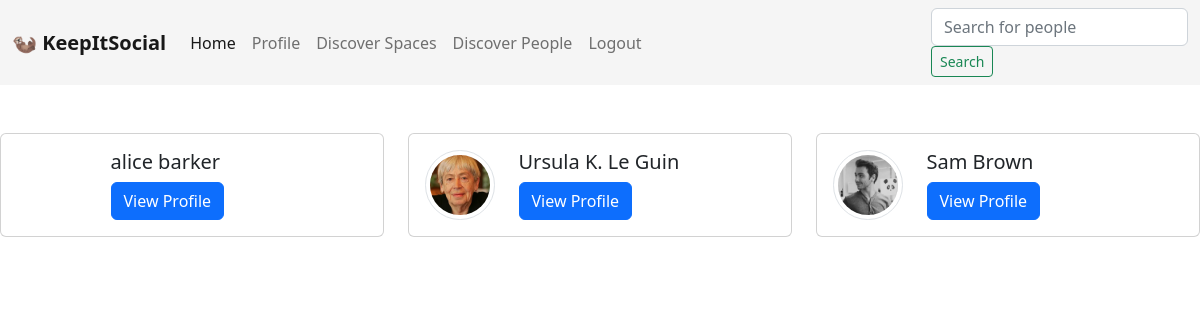
/people/ (signed in), run on the app's committed database.
### application/models.py (models this page shows, shortened)
class UserProfile(models.Model):
    id = models.AutoField(primary_key=True)
    user = models.OneToOneField(User, on_delete=models.CASCADE, related_name='profile')
    profile_picture = models.ImageField(upload_to='profiles/', blank=True, null=True)
    bio = models.TextField(blank=True)
    followers = models.ManyToManyField("UserProfile", related_name='following', blank=True)

### application/views.py (the view)
# urls.py: path('people/', views.people_list, name='people_list'),
@login_required
def people_list(request):
    profiles = UserProfile.objects.all()
    return render(request, 'application/people.html', {'profiles': profiles})

### application/templates/application/people.html (shortened to what this page needs)
{% extends "application/base.html" %}
{% block body_content %}
{% if user.is_authenticated %}
    <nav class="navbar navbar-expand-lg" style="background-color: whitesmoke;">
        <div class="container-fluid">
            <a class="navbar-brand" href="/"><strong>🦦 KeepItSocial</strong></a>
            <div class="collapse navbar-collapse" id="navbarNavAltMarkup">
                <div class="navbar-nav">
                    <a class="nav-link active" aria-current="page" href="/home">Home</a>
                    <a class="nav-link" href="/user/{{ user.id}}">Profile</a>
                    <a class="nav-link" href="/spaces/">Discover Spaces</a>
                    <a class="nav-link" href="/people/">Discover People</a>
                    <a class="nav-link" href="/logout/">Logout</a>
                </div>
            </div>
            <div class="row">
            <form class="form-inline" action="{% url 'search_people' %}" method="get">
                <input class="form-control mr-sm-2" type="search" name="q" placeholder="Search for people" aria-label="Search">
                <button class="btn btn-sm btn-outline-success my-2 my-sm-0"  type="submit">Search</button>
            </form>
            </div>
        </div>
    </nav>
{% endif %}
    <br>
    <br>
    <div class="row">
    {% for user in profiles %}
        <div class="col-md-4 mb-4">
            <div class="card">
                <div class="card-body">
                    <div class="row">
                        <div class="col-3">
                            {% if user.profile_picture %}
                                <img src="{{ user.profile_picture.url }}" alt="Profile Picture" class="rounded-circle img-thumbnail" width="100" height="100" border="1">
                            {% else %}
                                <i class="fas fa-user-circle fa-5x"></i>
                            {% endif %}
                        </div>
                        <div class="col-9">
                            <h5 class="card-title">{{ user.user.get_full_name }}</h5>
                            <a href="/user/{{ user.id }}" class="btn btn-primary">View Profile</a>
                        </div>
                    </div>
                </div>
            </div>
        </div>
    {% endfor %}
</div>
{% endblock %}

### data on the page
UserProfile: user.get_full_name "alice barker"
UserProfile: profile_picture (picture), user.get_full_name "Ursula K. Le Guin"
UserProfile: profile_picture (picture), user.get_full_name "Sam Brown"
